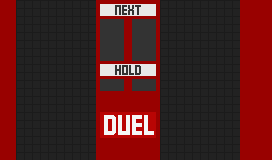

A 2D game scene composited from a Tiled map and its tileset images. What follows is a short description and the map's XML, with each tile layer's data collapsed to a summary:
An orthogonal 17x10 tile map with 16x16 px tiles, 1 tile layer (Tile Layer 1).

<map version="1.0" orientation="orthogonal" width="17" height="10" tilewidth="16" tileheight="16">
 <tileset firstgid="1" name="bgtiles2" tilewidth="16" tileheight="16">
  <image source="bgtiles2.png" width="256" height="112" />
 </tileset>
 <layer name="Tile Layer 1" width="17" height="10">
  <data>[170 cells, 170 non-empty, 26 distinct tile ids]</data>
 </layer>
</map>
